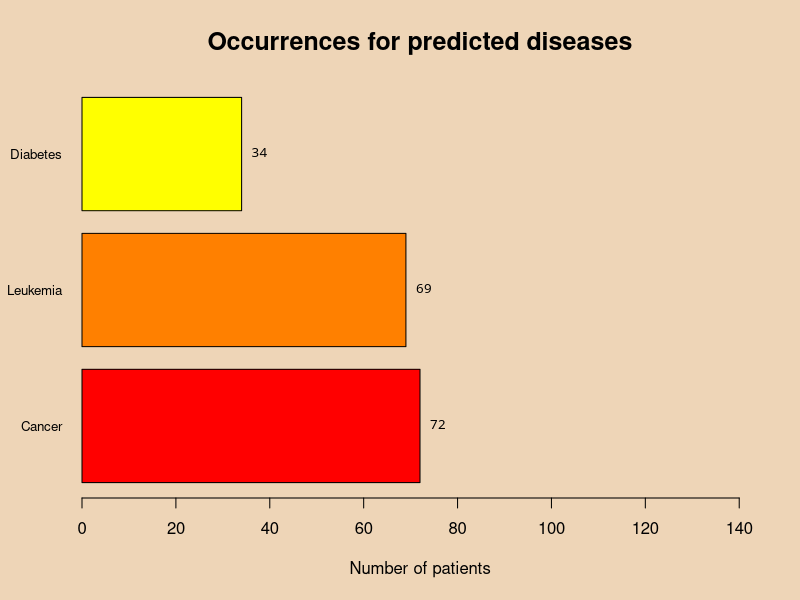
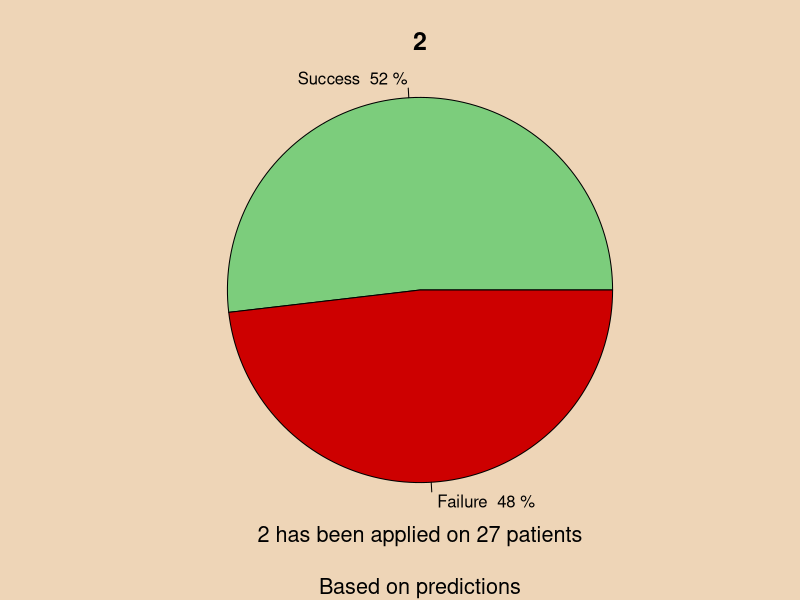
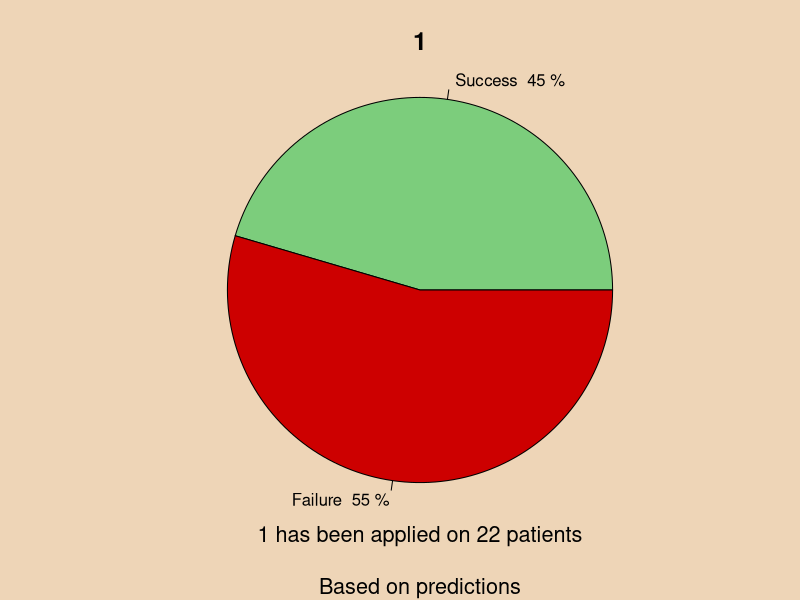
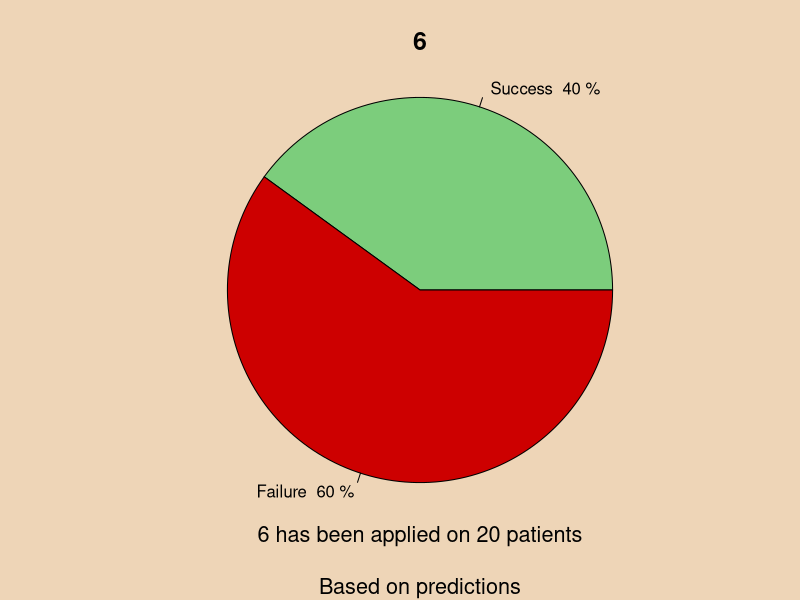
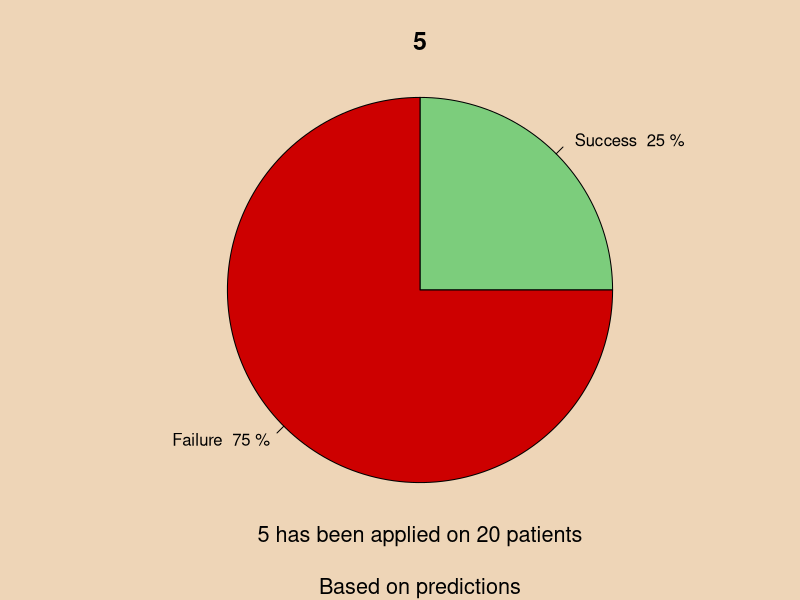
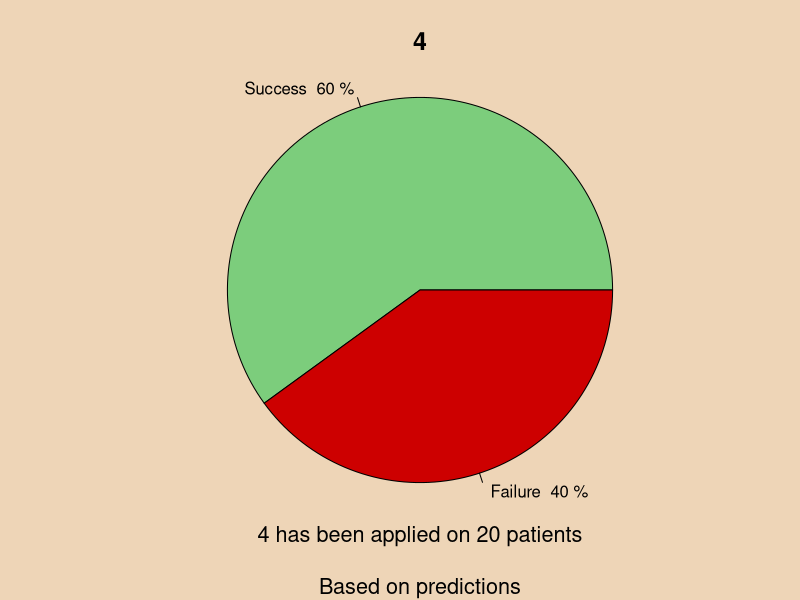
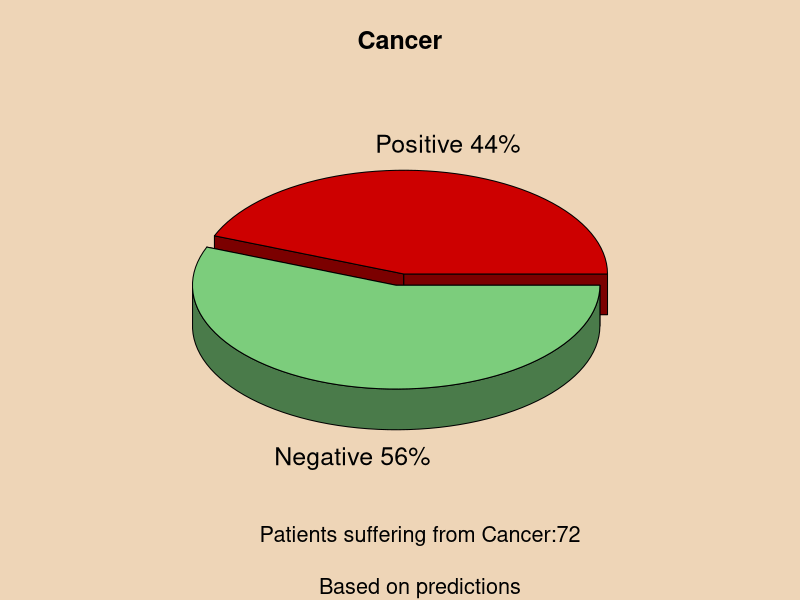
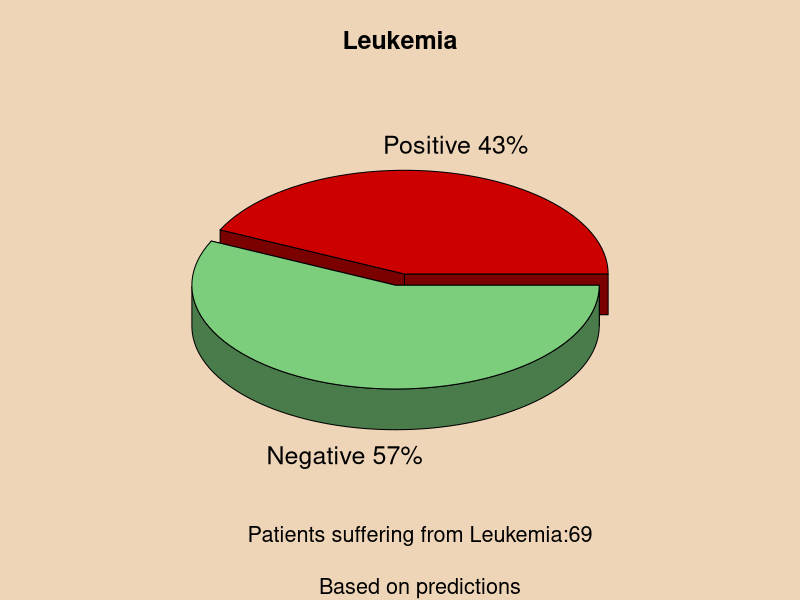

The R source for these figures, in order:
library(sqldf)
library(plotrix)
predictions = read.csv("predictions.csv", TRUE, ";")

#NUMBER OF PACIENTS SUFFERING FROM THE TOP 5 MOST PREDICTED DISEASES (OR ATTEMPTED TO PREDICT)

diseasePredictionFrame = data.frame(disease = predictions$Disease)
diseasePredictionQuery = sqldf("select disease, count(*) from diseasePredictionFrame group by disease order by count(*) desc limit 5")
#svg("Top-5-most-predicted-diseases.svg")
par(bg = "bisque2")
text (as.array(diseasePredictionQuery$`count(*)`)
      , labels = as.array(diseasePredictionQuery$`count(*)`)
      , y = barplot(diseasePredictionQuery$`count(*)`
                    , names.arg = as.array(diseasePredictionQuery$disease)
                    , horiz = TRUE
                    , main = "Occurrences for predicted diseases"
                    , col = heat.colors(length(as.array(diseasePredictionQuery$`count(*)`)))
                    , xlim = c(0, as.array(diseasePredictionQuery$`count(*)`)[1]*2)
                    , cex.main = 1.5
                    , xlab = "Number of patients"
                    , las = 1
                    , cex.names = 0.8)
      , pos = 4
      , font = 5
      , cex = 0.8)
#dev.off()


#SUCCESS AND FAILURE RATES FOR TOP 5 MOST USED TREATMENTS

treatmentSuccessRateFrame = data.frame(treatment = predictions$Treatment, success = predictions$Success)
treatmentSuccessRateQuery = sqldf("select treatment from treatmentSuccessRateFrame group by treatment order by count(*) desc limit 5")

for ( treatment in treatmentSuccessRateQuery$treatment ) {
  successQuery = sqldf(paste("select count(*) from treatmentSuccessRateFrame where treatment = '", treatment, "' and success = 0", sep = ""))
  failureQuery = sqldf(paste("select count(*) from treatmentSuccessRateFrame where treatment = '", treatment, "' and success = 1", sep = ""))
  totalQuery = sqldf(paste("select count(*) from treatmentSuccessRateFrame where treatment = '", treatment, "'", sep = ""))
  #svg(paste("Success-and-failure-rates-for-", treatment, ".svg", sep = ""))
  par(bg = "bisque2")
  pie(c(as.numeric(successQuery), as.numeric(failureQuery))
      , labels = paste (c(" Success ", " Failure "), round(c(as.numeric(successQuery), as.numeric(failureQuery))/sum(c(as.numeric(successQuery), as.numeric(failureQuery))) * 100), "%")
      , radius = 1
      , col = c("palegreen3", "red3")
      , main = treatment
      , cex.main = 1.5
  )
  title(sub = paste(treatment, " has been applied on ", as.numeric(totalQuery), " patients\n\n", "Based on predictions", sep = ""), cex.sub = 1.3)
  #dev.off()
}

#RECURRENCE CHANCE FOR TOP 5 MOST PREDICTED DISEASES

diseasesRecurrenceRateFrame = data.frame(disease = predictions$Disease, recurrence = predictions$Recurrence)
topDiseasesRecurrenceQuery = sqldf("select disease from diseasesRecurrenceRateFrame group by disease order by count(*) desc limit 5")

for ( disease in topDiseasesRecurrenceQuery$disease ) {
  recurrentQuery = sqldf(paste("select count(*) from diseasesRecurrenceRateFrame where disease = '", disease, "' and recurrence = 'Yes'", sep = ""))
  notRecurrentQuery = sqldf(paste("select count(*) from diseasesRecurrenceRateFrame where disease = '", disease, "' and recurrence = 'No'", sep = ""))
  totalQuery = sqldf(paste("select count(*) from diseasesRecurrenceRateFrame where disease = '", disease, "'", sep = ""))
  #svg(paste("Recurrence-chance-for-", disease, ".svg", sep = ""))
  par(bg = "bisque2")
  pie3D(round(c(as.numeric(recurrentQuery), as.numeric(notRecurrentQuery))/sum(c(as.numeric(recurrentQuery), as.numeric(notRecurrentQuery))) * 100)
        , labels=paste(c("Positive ", "Negative "), round(c(as.numeric(recurrentQuery), as.numeric(notRecurrentQuery))/sum(c(as.numeric(recurrentQuery), as.numeric(notRecurrentQuery))) * 100), "%", sep = "")
        , explode=0.1
        , main=disease
        , col = c("red3", "palegreen3")
        , radius = 1
        , cex.main = 1.5
        , shade = 0.6
        , theta = 0.8)
  title(sub = paste("Patients suffering from ", disease, ":", as.numeric(totalQuery), "\n\nBased on predictions", sep = ""), cex.sub = 1.3)
  #dev.off()
}

#TOP 5 MOST USED TREATMENTS

treatmentCountFrame = data.frame(treatment = predictions$Treatment)
treatmentCountQuery = sqldf("select treatment, count(*) from treatmentCountFrame group by treatment order by count(*) desc limit 5")

#svg("Top-5-most-used-treatments.svg")
par(bg = 'bisque2')
treatmentCountBarplot = barplot(treatmentCountQuery$`count(*)`
                                , col = rainbow(5)
                                , ylim = c(0, as.array(treatmentCountQuery$`count(*)`)[1] + as.array(treatmentCountQuery$`count(*)`)[1] / 3)
                                , xlab = "Treatments"
                                , main = "Top 5 most used treatments"
                                , ylab = "Uses"
                                , cex.main = 1.5)
text(x = treatmentCountBarplot, y  = treatmentCountQuery$`count(*)`
     , label = treatmentCountQuery$`count(*)`
     , pos = 3
     , col = "black")
axis(1, at = treatmentCountBarplot
     , labels = treatmentCountQuery$treatment
     , tick=FALSE
     , line=-0.5)
#dev.off()

#STAGES RATES FOR TOP 5 MOST PREDICTED DISEASES

topDiseasesFrame = data.frame(disease = predictions$Disease, stage = predictions$Stage)
topDiseasesQuery = sqldf("select disease, count(*) from topDiseasesFrame group by disease order by count(*) desc limit 5")

for ( disease in topDiseasesQuery$disease ) {
  numberOfEasyStagesQuery = sqldf(paste("select count(*) from topDiseasesFrame where disease = '", disease, "' and stage = 'Easy'", sep = ""))
  numberOfMediumStagesQuery = sqldf(paste("select count(*) from topDiseasesFrame where disease = '", disease, "' and stage = 'Medium'", sep = ""))
  numberOfAdvancedStagesQuery = sqldf(paste("select count(*) from topDiseasesFrame where disease = '", disease, "' and stage = 'Advanced'", sep = ""))
  totalQuery = sqldf(paste("select count(*) from topDiseasesFrame where disease = '", disease, "'", sep = ""))
  #svg(paste("Stages-for-disease-", disease, ".svg", sep = ""))
  par(bg = "bisque2")
  pie(c(as.numeric(numberOfEasyStagesQuery), as.numeric(numberOfMediumStagesQuery), as.numeric(numberOfAdvancedStagesQuery))
      , labels = paste (c(" Easy ", " Medium ", " Advanced "), round(c(as.numeric(numberOfEasyStagesQuery), as.numeric(numberOfMediumStagesQuery), as.numeric(numberOfAdvancedStagesQuery))/sum(c(as.numeric(numberOfEasyStagesQuery), as.numeric(numberOfMediumStagesQuery), as.numeric(numberOfAdvancedStagesQuery))) * 100), "%")
      , main = disease
      , radius = 1
      , col = c("palegreen3", "orange", "red3")
      , cex.main = 1.5)
  title(sub = paste("Patients suffering from ", disease, ": ", as.numeric(totalQuery), "\n\nBased on predictions", sep = ""), cex.sub = 1.3)
  #dev.off()
}

#AGE RANGES FOR TOP 5 MOST PREDICTED DISEASES

topDiseasesAgeFrame = data.frame(disease = predictions$Disease, age = predictions$Age)
topDiseasesAgeQuery = sqldf("select disease from topDiseasesQuery group by disease order by count(*) desc limit 5")

for ( disease in topDiseasesAgeQuery$disease ) {
  #svg(paste("Age-ranges-for-", disease, ".svg", sep = ""))
  par(bg = "bisque2", mar=c(5.1, 4.1, 4.1, 8.1), xpd=TRUE)
  plot(NULL
       , main = disease
       , type = "n"
       , xlab = "Age"
       , ylab = "Frequence"
       , xlim = c(0, 100)
       , x = c(0, as.numeric(sqldf("select count(*) from topDiseasesAgeFrame group by age order by count(*) desc limit 1")) + 1)
       , cex.main = 1.5)
  legend("topright"
         , inset=c(-0.3,0)
         , legend=c("0 - 18", "18 - 36", "36 - 54", "54 - 72", "72 - 90", "90 - 100")
         , pch = c(19, 19, 19, 19, 19, 19)
         , col = c("red", "blue", "#00CC00", "orange", "#9900CC", "black")
         , title="Range")
  between0and18Query = sqldf(paste("select age from topDiseasesAgeFrame where disease = '", disease, "' and age >= 0 and age <= 18", sep = ""))
  if ( ncol(as.data.frame(table(between0and18Query$age))) >= 2 )
    points( as.matrix(as.data.frame(table(between0and18Query$age)))[,1],as.matrix(as.data.frame(table(between0and18Query$age)))[,2], col= "red", pch = 19, cex = 1, lty = "solid", lwd = 1 )
  between18and36Query = sqldf(paste("select age from topDiseasesAgeFrame where disease = '", disease, "' and age > 18 and age <=36", sep = ""))
  if ( ncol(as.data.frame(table(between18and36Query$age))) >= 2 )
    points(as.matrix(as.data.frame(table(between18and36Query$age)))[,1], as.matrix(as.data.frame(table(between18and36Query$age)))[,2], col= "blue", pch = 19, cex = 1, lty = "solid", lwd = 1 )
  between36and54Query = sqldf(paste("select age from topDiseasesAgeFrame where disease = '", disease, "' and age > 36 and age <=54", sep = ""))
  if ( ncol(as.data.frame(table(between36and54Query$age))) >= 2 )
    points(as.matrix(as.data.frame(table(between36and54Query$age)))[,1], as.matrix(as.data.frame(table(between36and54Query$age)))[,2], col= "#00CC00", pch = 19, cex = 1, lty = "solid", lwd = 1 )
  between54and72Query = sqldf(paste("select age from topDiseasesAgeFrame where disease = '", disease, "' and age > 54 and age <=72", sep = ""))
  if ( ncol(as.data.frame(table(between54and72Query$age))) >= 2 )
    points(as.matrix(as.data.frame(table(between54and72Query$age)))[,1], as.matrix(as.data.frame(table(between54and72Query$age)))[,2], col= "orange", pch = 19, cex = 1, lty = "solid", lwd = 1 )
  between72and90Query = sqldf(paste("select age from topDiseasesAgeFrame where disease = '", disease, "' and age > 72 and age <=90", sep = ""))
  if ( ncol(as.data.frame(table(between72and90Query$age))) >= 2 )
    points(as.matrix(as.data.frame(table(between72and90Query$age)))[,1], as.matrix(as.data.frame(table(between72and90Query$age)))[,2], col= "#9900CC", pch = 19, cex = 1, lty = "solid", lwd = 1 )
  between90and100Query = sqldf(paste("select age from topDiseasesAgeFrame where disease = '", disease, "' and age > 90 and age <=100", sep = ""))
  if (ncol(as.data.frame(table(between90and100Query$age))) >= 2 )
    points(as.matrix(as.data.frame(table(between90and100Query$age)))[,1], as.matrix(as.data.frame(table(between90and100Query$age)))[,2], col= "black", pch = 19, cex = 1, lty = "solid", lwd = 1 )
  #dev.off()
}

#SUCCESS AND FAILURE RATES FOR EVERY STAGE FOR TOP 5 MOST USED TREATMENTS

topTreatmentsStageAndSuccessFrame = data.frame(treatment = predictions$Treatment, stage = predictions$Stage, success = predictions$Success)
topTreatmentsStageAndSuccessQuery = sqldf("select treatment from topTreatmentsStageAndSuccessFrame group by treatment order by count(*) desc limit 5")

for ( treatment in topTreatmentsStageAndSuccessQuery$treatment ) {
  successCountEasyQuery = sqldf(paste("select count(*) from topTreatmentsStageAndSuccessFrame where treatment = '", treatment, "' and stage = 'Easy' and success = 1", sep = "")) 
  failureCountEasyQuery = sqldf(paste("select count(*) from topTreatmentsStageAndSuccessFrame where treatment = '", treatment, "' and stage = 'Easy' and success = 0", sep = ""))
  successCountMediumQuery = sqldf(paste("select count(*) from topTreatmentsStageAndSuccessFrame where treatment = '", treatment, "' and stage = 'Medium' and success = 1", sep = "")) 
  failureCountMediumQuery = sqldf(paste("select count(*) from topTreatmentsStageAndSuccessFrame where treatment = '", treatment, "' and stage = 'Medium' and success = 0", sep = ""))
  successCountAdvancedQuery = sqldf(paste("select count(*) from topTreatmentsStageAndSuccessFrame where treatment = '", treatment, "' and stage = 'Advanced' and success = 1", sep = "")) 
  failureCountAdvancedQuery = sqldf(paste("select count(*) from topTreatmentsStageAndSuccessFrame where treatment = '", treatment, "' and stage = 'Advanced' and success = 0", sep = ""))
  #svg(paste("Stages-and-success-and-failure-rates-for-", treatment, ".svg", sep = ""))
  par(bg = "bisque2", mar = c(5.1, 4.1, 4.1, 8.1), xpd=TRUE)
  barplot(matrix(c(round(c(as.numeric(successCountEasyQuery), as.numeric(failureCountEasyQuery))/sum(c(as.numeric(successCountEasyQuery), as.numeric(failureCountEasyQuery))) * 100), round(c(as.numeric(successCountMediumQuery), as.numeric(failureCountMediumQuery))/sum(c(as.numeric(successCountMediumQuery), as.numeric(failureCountMediumQuery))) * 100), round(c(as.numeric(successCountAdvancedQuery), as.numeric(failureCountAdvancedQuery))/sum(c(as.numeric(successCountAdvancedQuery), as.numeric(failureCountAdvancedQuery))) * 100)) , nrow = 2)
          , names.arg = c("Easy", "Medium", "Advanced")
          , main = treatment
          , xlab = "Stages"
          , ylab = "Percentage"
          , cex.main = 1.5
          , col = c("palegreen3", "red3"))
  color.legend(4.4, 66, 5, 90
               , rect.col = c("palegreen3", "red3") 
               , legend = c("Success", "Failure")
               , gradient = "y")
  mtext("Colors meaning", at = c(4.5))
  #dev.off();
}
